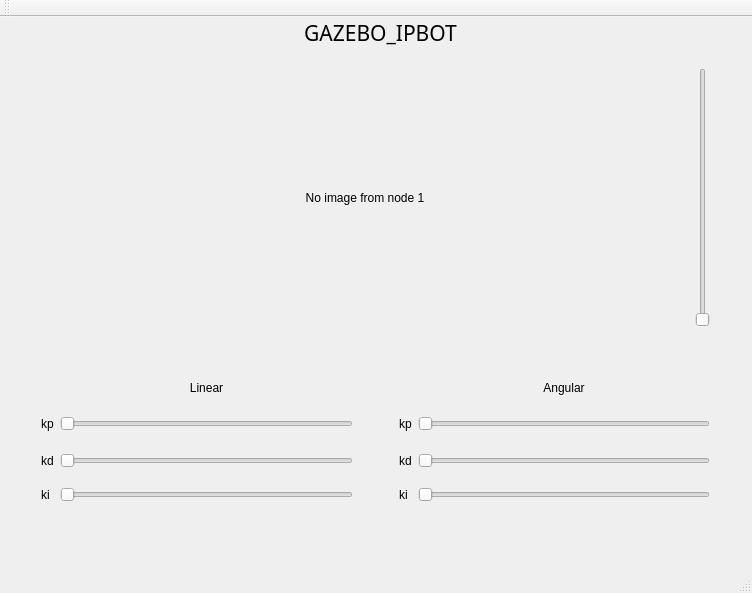
<?xml version="1.0" encoding="UTF-8"?>
<ui version="4.0">
 <class>MainWindow</class>
 <widget class="QMainWindow" name="MainWindow">
  <property name="geometry">
   <rect>
    <x>0</x>
    <y>0</y>
    <width>752</width>
    <height>593</height>
   </rect>
  </property>
  <property name="windowTitle">
   <string>MainWindow</string>
  </property>
  <widget class="QWidget" name="centralWidget">
   <widget class="QWidget" name="gridLayoutWidget">
    <property name="geometry">
     <rect>
      <x>30</x>
      <y>340</y>
      <width>691</width>
      <height>171</height>
     </rect>
    </property>
    <layout class="QGridLayout" name="gridLayout">
     <item row="3" column="0">
      <widget class="QLabel" name="label_3">
       <property name="text">
        <string>ki</string>
       </property>
      </widget>
     </item>
     <item row="1" column="3">
      <spacer name="horizontalSpacer">
       <property name="orientation">
        <enum>Qt::Horizontal</enum>
       </property>
       <property name="sizeType">
        <enum>QSizePolicy::Minimum</enum>
       </property>
       <property name="sizeHint" stdset="0">
        <size>
         <width>40</width>
         <height>20</height>
        </size>
       </property>
      </spacer>
     </item>
     <item row="1" column="5">
      <widget class="QSlider" name="hs_akp">
       <property name="maximum">
        <number>255</number>
       </property>
       <property name="value">
        <number>0</number>
       </property>
       <property name="orientation">
        <enum>Qt::Horizontal</enum>
       </property>
      </widget>
     </item>
     <item row="1" column="0">
      <widget class="QLabel" name="label">
       <property name="text">
        <string>kp</string>
       </property>
      </widget>
     </item>
     <item row="3" column="5">
      <widget class="QSlider" name="hs_aki">
       <property name="maximum">
        <number>255</number>
       </property>
       <property name="value">
        <number>0</number>
       </property>
       <property name="orientation">
        <enum>Qt::Horizontal</enum>
       </property>
      </widget>
     </item>
     <item row="1" column="4">
      <widget class="QLabel" name="label_4">
       <property name="text">
        <string>kp</string>
       </property>
      </widget>
     </item>
     <item row="2" column="4">
      <widget class="QLabel" name="label_5">
       <property name="text">
        <string>kd</string>
       </property>
      </widget>
     </item>
     <item row="2" column="0">
      <widget class="QLabel" name="label_2">
       <property name="text">
        <string>kd</string>
       </property>
      </widget>
     </item>
     <item row="2" column="5">
      <widget class="QSlider" name="hs_akd">
       <property name="maximum">
        <number>255</number>
       </property>
       <property name="value">
        <number>0</number>
       </property>
       <property name="orientation">
        <enum>Qt::Horizontal</enum>
       </property>
      </widget>
     </item>
     <item row="3" column="1">
      <widget class="QSlider" name="hs_lki">
       <property name="maximum">
        <number>255</number>
       </property>
       <property name="orientation">
        <enum>Qt::Horizontal</enum>
       </property>
      </widget>
     </item>
     <item row="2" column="1">
      <widget class="QSlider" name="hs_lkd">
       <property name="maximum">
        <number>255</number>
       </property>
       <property name="orientation">
        <enum>Qt::Horizontal</enum>
       </property>
      </widget>
     </item>
     <item row="1" column="1">
      <widget class="QSlider" name="hs_lkp">
       <property name="maximum">
        <number>255</number>
       </property>
       <property name="orientation">
        <enum>Qt::Horizontal</enum>
       </property>
      </widget>
     </item>
     <item row="3" column="4">
      <widget class="QLabel" name="label_6">
       <property name="text">
        <string>ki</string>
       </property>
      </widget>
     </item>
     <item row="0" column="1">
      <widget class="QLabel" name="label_8">
       <property name="sizePolicy">
        <sizepolicy hsizetype="Preferred" vsizetype="Fixed">
         <horstretch>0</horstretch>
         <verstretch>0</verstretch>
        </sizepolicy>
       </property>
       <property name="text">
        <string>Linear</string>
       </property>
       <property name="alignment">
        <set>Qt::AlignCenter</set>
       </property>
      </widget>
     </item>
     <item row="0" column="5">
      <widget class="QLabel" name="label_9">
       <property name="sizePolicy">
        <sizepolicy hsizetype="Preferred" vsizetype="Fixed">
         <horstretch>0</horstretch>
         <verstretch>0</verstretch>
        </sizepolicy>
       </property>
       <property name="text">
        <string>Angular</string>
       </property>
       <property name="alignment">
        <set>Qt::AlignCenter</set>
       </property>
      </widget>
     </item>
    </layout>
   </widget>
   <widget class="QLabel" name="label_7">
    <property name="geometry">
     <rect>
      <x>270</x>
      <y>0</y>
      <width>221</width>
      <height>31</height>
     </rect>
    </property>
    <property name="font">
     <font>
      <family>Sans Serif</family>
      <pointsize>16</pointsize>
     </font>
    </property>
    <property name="text">
     <string>GAZEBO_IPBOT</string>
    </property>
    <property name="alignment">
     <set>Qt::AlignCenter</set>
    </property>
   </widget>
   <widget class="QWidget" name="horizontalLayoutWidget">
    <property name="geometry">
     <rect>
      <x>30</x>
      <y>40</y>
      <width>691</width>
      <height>281</height>
     </rect>
    </property>
    <layout class="QHBoxLayout" name="horizontalLayout">
     <item>
      <widget class="QLabel" name="label_img">
       <property name="sizePolicy">
        <sizepolicy hsizetype="Fixed" vsizetype="Fixed">
         <horstretch>0</horstretch>
         <verstretch>0</verstretch>
        </sizepolicy>
       </property>
       <property name="maximumSize">
        <size>
         <width>700</width>
         <height>279</height>
        </size>
       </property>
       <property name="text">
        <string>No image from node 1</string>
       </property>
       <property name="alignment">
        <set>Qt::AlignCenter</set>
       </property>
      </widget>
     </item>
     <item>
      <widget class="QSlider" name="vs_vel">
       <property name="orientation">
        <enum>Qt::Vertical</enum>
       </property>
      </widget>
     </item>
    </layout>
   </widget>
  </widget>
  <widget class="QMenuBar" name="menuBar">
   <property name="geometry">
    <rect>
     <x>0</x>
     <y>0</y>
     <width>752</width>
     <height>25</height>
    </rect>
   </property>
  </widget>
  <widget class="QToolBar" name="mainToolBar">
   <attribute name="toolBarArea">
    <enum>TopToolBarArea</enum>
   </attribute>
   <attribute name="toolBarBreak">
    <bool>false</bool>
   </attribute>
  </widget>
  <widget class="QStatusBar" name="statusBar"/>
 </widget>
 <layoutdefault spacing="6" margin="11"/>
 <resources/>
 <connections/>
</ui>
